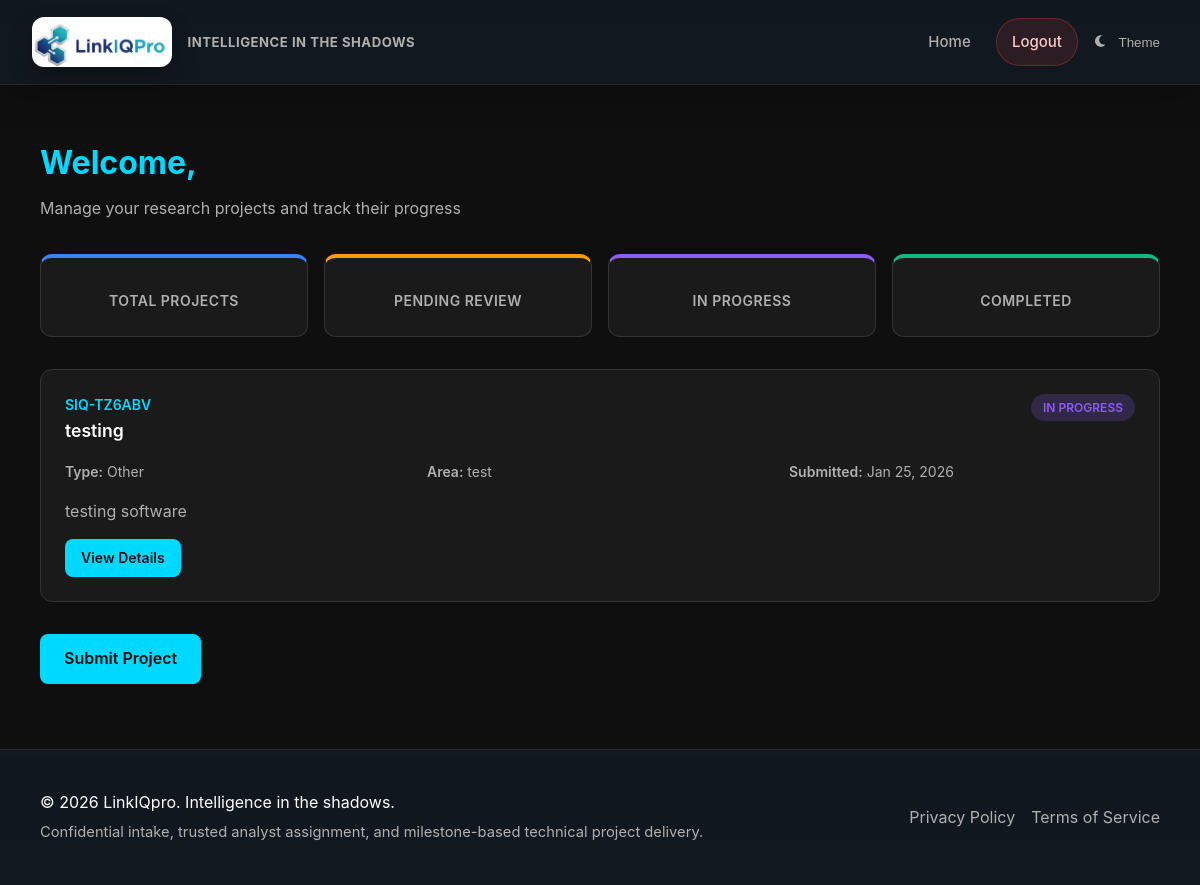
/dashboard/client/ (signed in), run on an earlier commit of the app's database.
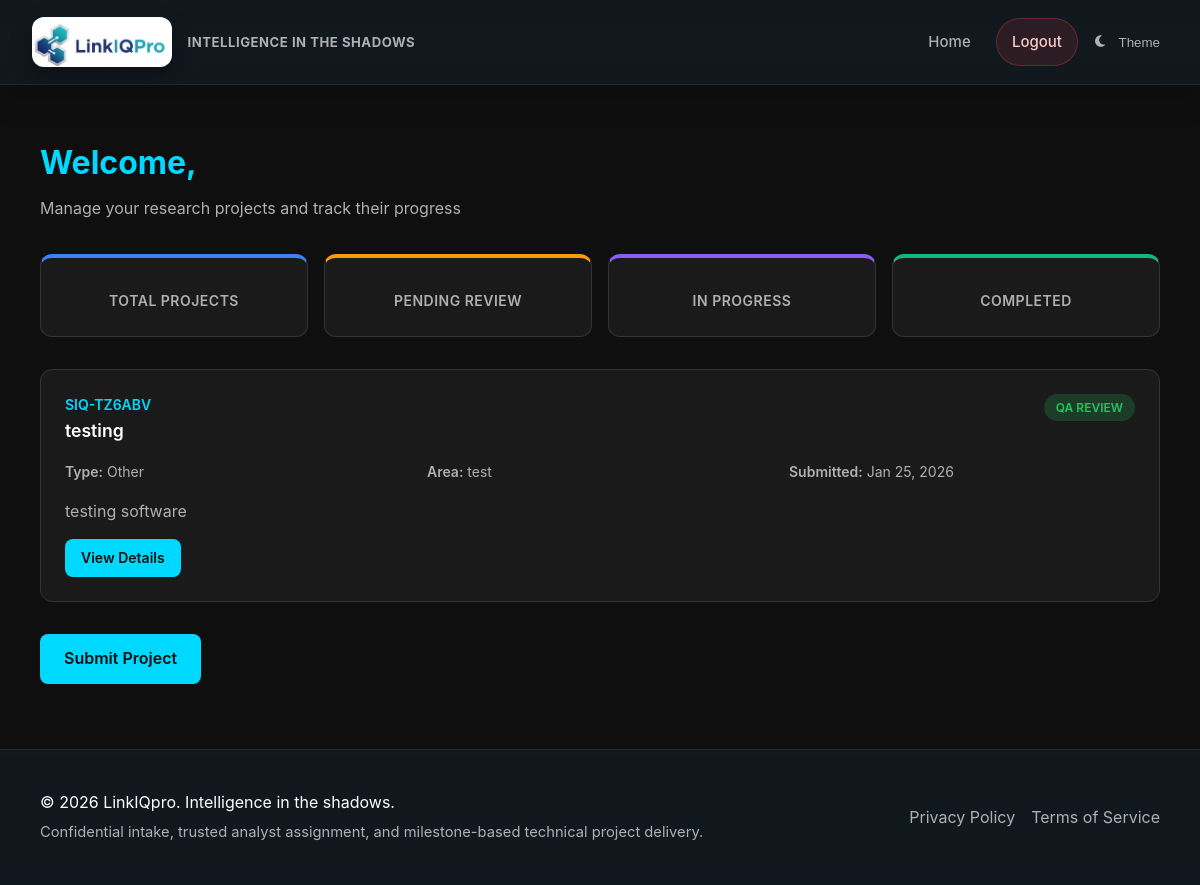
And on a later commit of the database.
### apps/projects/models.py (models this page shows, shortened)
class Project(models.Model):
    STATUS_CHOICES = [
        ('submitted', 'Submitted'),
        ('accepted', 'Accepted'),
        ('in_progress', 'In Progress'),
        ('qa', 'QA Review'),
        ('completed', 'Completed'),
        ('rejected', 'Rejected'),
        ('disputed', 'Disputed'),
    ]
    STAGE_CHOICES = [
        ('proposal', 'Proposal'),
        ('data_analysis', 'Data Analysis'),
        ('literature_review', 'Literature Review'),
        ('methodology', 'Methodology'),
        ('full_project', 'Full Project'),
    ]
    SUPPORT_TYPES = [
        ('sample_size', 'Sample Size Calculation'),
        ('analysis_plan', 'Analysis Plan'),
        ('statistical_analysis', 'Statistical Analysis'),
        ('data_cleaning', 'Data Cleaning'),
        ('methodology_review', 'Methodology Review'),
        ('report_writing', 'Report Writing'),
        ('reproducible_notebook', 'Reproducible Notebook'),
        ('other', 'Other'),
    ]
    DEADLINE_RANGE_CHOICES = [
        ('1_5_days', '1 - 5 Days'),
        ('5_10_days', '5 - 10 Days'),
        ('10_20_days', '10 - 20 Days'),
        ('20_30_days', '20 - 30 Days'),
        ('1_2_months', '1 - 2 Months'),
        ('2_3_months', '2 - 3 Months'),
        ('3_plus_months', '3+ Months'),
        ('flexible', 'Flexible / No Rush'),
    ]
    BUDGET_RANGE_CHOICES = [
        ('under_100', 'Under $100'),
        ('100_250', '$100 - $250'),
        ('250_500', '$250 - $500'),
        ('500_1000', '$500 - $1,000'),
        ('1000_2500', '$1,000 - $2,500'),
        ('2500_5000', '$2,500 - $5,000'),
        ('5000_10000', '$5,000 - $10,000'),
        ('10000_plus', '$10,000+'),
        ('discuss', 'Let\'s Discuss'),
    ]
    id = models.UUIDField(primary_key=True, default=uuid.uuid4, editable=False)
    project_id = models.CharField(max_length=20, unique=True, default=generate_project_id)
    client = models.ForeignKey(
        'users.PseudonymousUser',
        on_delete=models.PROTECT,
        related_name='projects'
    )
    assigned_analyst = models.ForeignKey(
        'users.PseudonymousUser',
        on_delete=models.SET_NULL,
        null=True, blank=True,
        related_name='assigned_projects'
    )
    title = models.CharField(max_length=500)
    description = models.TextField()
    stage = models.CharField(max_length=20, choices=STAGE_CHOICES)
    support_type = models.CharField(max_length=50, choices=SUPPORT_TYPES)
    research_area = models.CharField(max_length=255)
    sample_size = models.IntegerField(null=True, blank=True)
    preferred_methods = models.TextField(null=True, blank=True)
    deadline = models.DateField(null=True, blank=True)
    deadline_range = models.CharField(
        max_length=20,
        choices=DEADLINE_RANGE_CHOICES,
        null=True,
        blank=True,
        help_text='Expected timeline for project completion'
    )
    budget_range = models.CharField(
        max_length=20,
        choices=BUDGET_RANGE_CHOICES,
        null=True,
        blank=True,
        help_text='Expected budget range for the project'
    )
    attachment = models.FileField(
        upload_to='project_attachments/%Y/%m/%d/',
        null=True,
        blank=True,
        help_text='Optional document with additional project details'
    )
    attachment_filename = models.CharField(max_length=500, null=True, blank=True)
    status = models.CharField(max_length=20, choices=STATUS_CHOICES, default='submitted')
    confirms_lawful_use = models.BooleanField(default=False)
    confirms_data_rights = models.BooleanField(default=False)
    irb_approval_provided = models.BooleanField(default=False)
    total_price = models.DecimalField(max_digits=10, decimal_places=2, default=0)
    paid_amount = models.DecimalField(max_digits=10, decimal_places=2, default=0)
    released_amount = models.DecimalField(max_digits=10, decimal_places=2, default=0)
    created_at = models.DateTimeField(auto_now_add=True)
    updated_at = models.DateTimeField(auto_now=True)
    completed_at = models.DateTimeField(null=True, blank=True)
    class Meta:
        ordering = ['-created_at']
        db_table = 'core_project'
        indexes = [
            models.Index(fields=['project_id']),
            models.Index(fields=['client', 'status']),
            models.Index(fields=['status']),
        ]

### apps/users/views.py (the view)
# urls.py: path('dashboard/client/', views.client_dashboard, name='client_dashboard'),
@client_required
def client_dashboard(request):
    from apps.projects.repositories import ProjectRepository
    projects = ProjectRepository.get_client_projects(request.user)
    return render(request, 'core/client_dashboard.html', {
        'projects': projects,
        'user': request.user
    })

### apps/projects/repositories.py (called while the page is built)
    @staticmethod
    def get_client_projects(client) -> List[Project]:
        return list(Project.objects.filter(client=client).order_by('-created_at'))

### apps/users/models.py (called while the page is built)
    @property
    def is_authenticated(self):
        return True

### core/context_processors.py (called while the page is built)
def chat_users(request):
    if request.user.is_authenticated:
        admins = PseudonymousUser.objects.filter(is_admin=True, is_active=True)
        return {
            'chat_admins': admins,
        }
    return {}

### templates/core/client_dashboard.html (shortened to what this page needs)
{% extends "base.html" %}
{% block content %}
<div class="dashboard-header">
    <h1>Welcome, {{ request.user_obj.alias }}</h1>
    <p>Manage your research projects and track their progress</p>
</div>
<div class="stats-grid">
    <div class="stat-card total-projects" data-filter="all">
        <div class="label">Total Projects</div>
    </div>
    <div class="stat-card pending-review" data-filter="pending">
        <div class="label">Pending Review</div>
    </div>
    <div class="stat-card in-progress" data-filter="in_progress">
        <div class="label">In Progress</div>
    </div>
    <div class="stat-card completed" data-filter="completed">
        <div class="label">Completed</div>
    </div>
</div>
<div class="projects-section">
    {% if projects %}
        <div class="project-list">
            {% for project in projects %}
                <div class="project-item" data-status="{{ project.status }}">
                    <div class="project-header">
                        <div>
                            <div class="project-id">{{ project.project_id }}</div>
                            <div class="project-title">{{ project.title }}</div>
                        </div>
                        <span class="status-badge status-{{ project.status }}">{{ project.get_status_display }}</span>
                    </div>
                    <div class="project-meta">
                        <div class="meta-item">
                            <span class="meta-label">Type:</span> {{ project.get_support_type_display }}
                        </div>
                        <div class="meta-item">
                            <span class="meta-label">Area:</span> {{ project.research_area }}
                        </div>
                        <div class="meta-item">
                            <span class="meta-label">Submitted:</span> {{ project.created_at|date:"M d, Y" }}
                        </div>
                    </div>
                    <div class="project-description">
                        {{ project.description|truncatewords:30 }}
                    </div>
                    <div class="project-actions">
                        <a href="{% url 'core:project_detail' project.project_id %}" class="btn btn-primary">View Details</a>
                    </div>
                </div>
            {% endfor %}
        </div>
    {% else %}
        <div class="empty-state">
            <h3>No projects yet</h3>
            <p>Submit your first project to get started</p>
            <a href="{% url 'core:submit_project' %}" class="btn btn-primary" style="margin-top: 1rem;">Submit a Project</a>
        </div>
    {% endif %}
</div>
<div class="hero-buttons">
    <a href="{% url 'core:submit_project' %}" class="btn btn-primary">Submit Project</a>
</div>
{% endblock %}

What changed in the data, as far as the page shows it:
changed Project "testing": status "IN PROGRESS" → "QA REVIEW"
